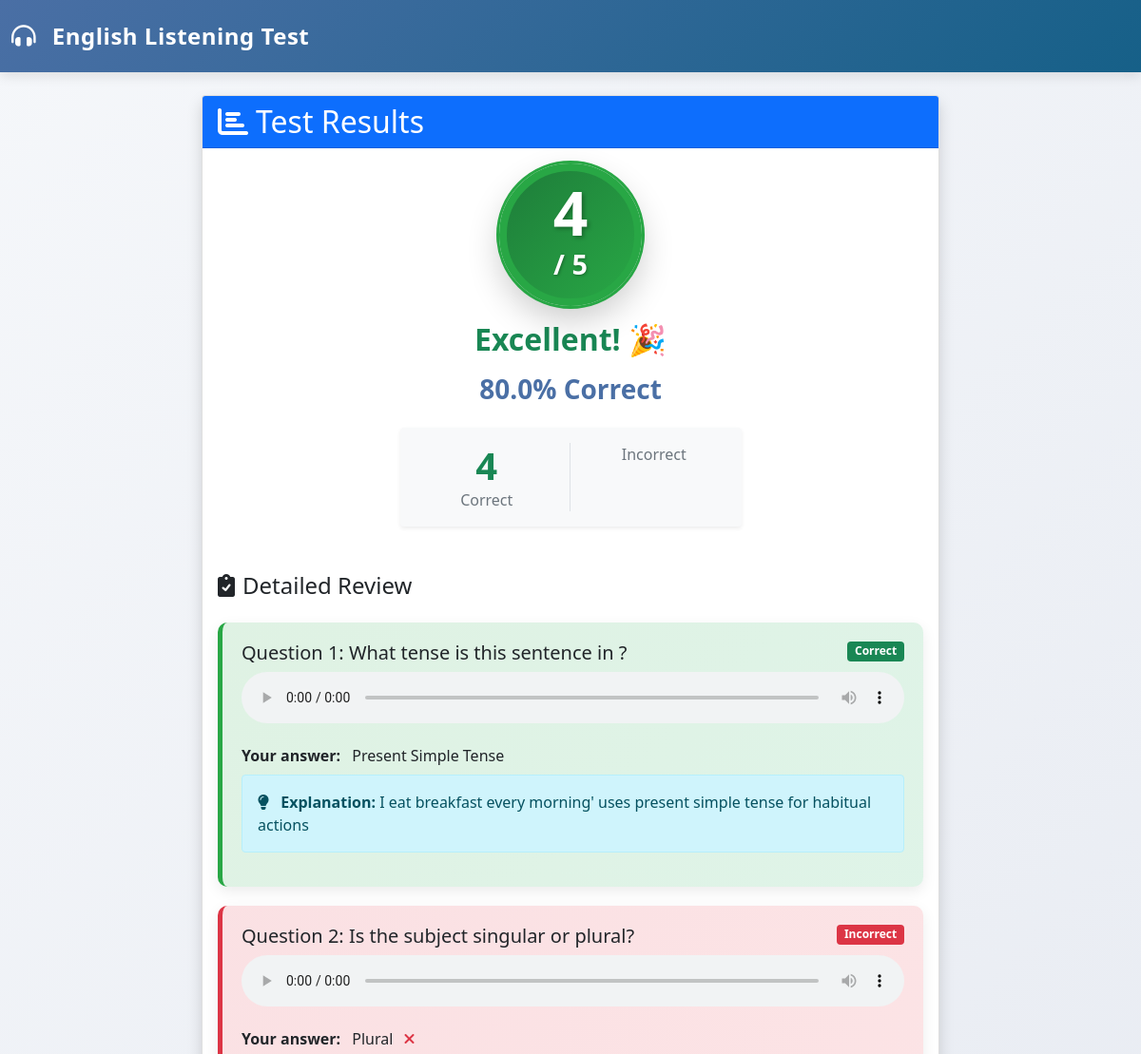
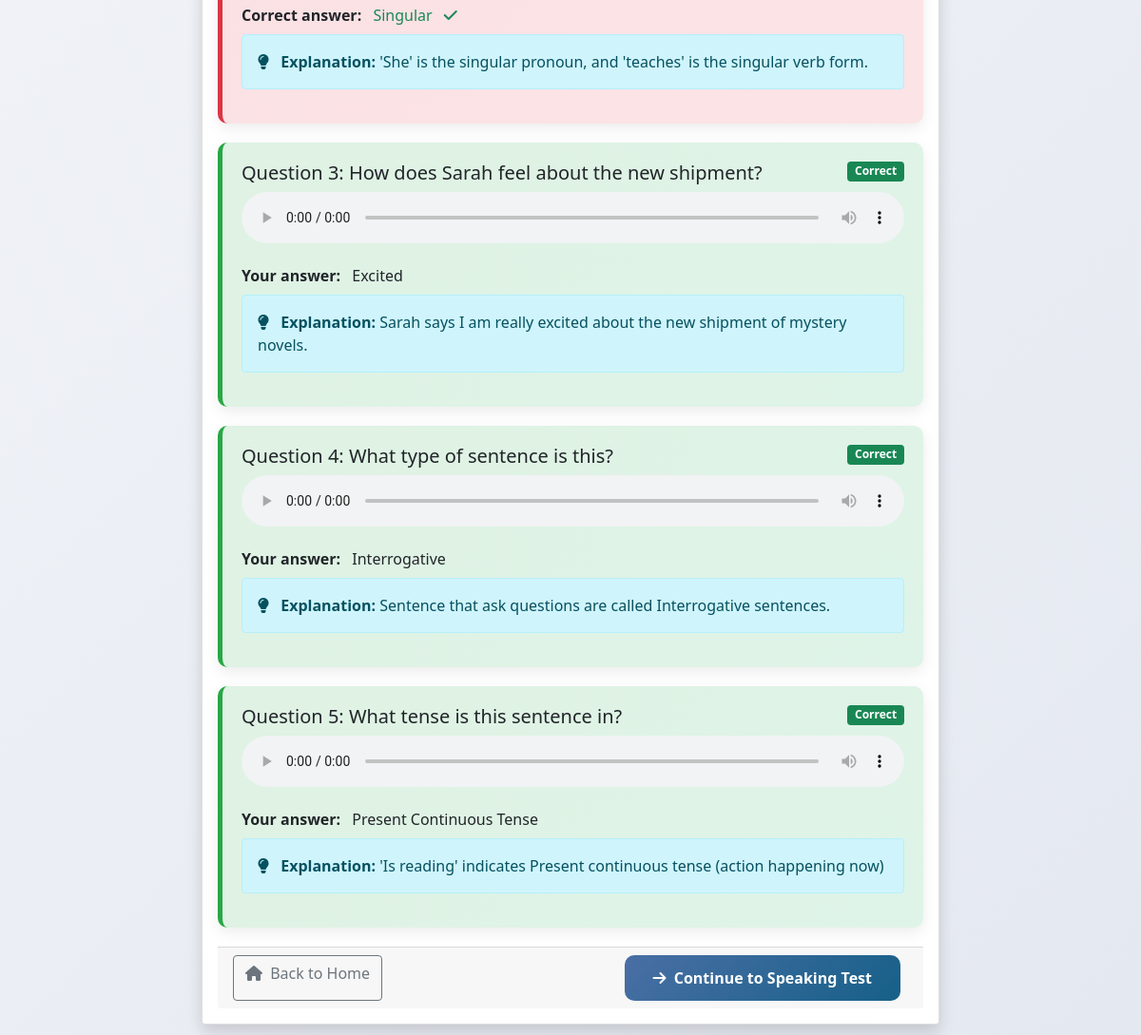
The page /listening/results/1/ (signed in) on the database its author committed (2 pictures, top to bottom).
### listening/models.py (models this page shows, shortened)
class TestResult(models.Model):
    user = models.ForeignKey(User, on_delete=models.CASCADE, null=True, blank=True)
    session_key = models.CharField(max_length=100, blank=True)
    test = models.ForeignKey(ListeningTest, on_delete=models.CASCADE)
    score = models.IntegerField(default=0)
    total_questions = models.IntegerField(default=5)
    completed_at = models.DateTimeField(auto_now_add=True)
    def percentage(self):
        return (self.score / self.total_questions) * 100 if self.total_questions > 0 else 0

class AudioQuestion(models.Model):
    test = models.ForeignKey(ListeningTest, on_delete=models.CASCADE, related_name='questions')
    order = models.IntegerField(default=1)  # Order in test (1-5)
    audio_filename = models.CharField(max_length=200, help_text="Name of audio file in static folder")
    transcript = models.TextField(help_text="Full text of what's spoken in audio")
    question_text = models.TextField()
    explanation = models.TextField(blank=True, help_text="Explanation shown after test")

class UserResponse(models.Model):
    user = models.ForeignKey(User, on_delete=models.CASCADE, null=True, blank=True)
    session_key = models.CharField(max_length=100, blank=True)  # For anonymous users
    question = models.ForeignKey(AudioQuestion, on_delete=models.CASCADE)
    selected_option = models.ForeignKey(AnswerOption, on_delete=models.CASCADE)
    created_at = models.DateTimeField(auto_now_add=True)
    class Meta:
        unique_together = [['session_key', 'question']]

class AnswerOption(models.Model):
    question = models.ForeignKey(AudioQuestion, on_delete=models.CASCADE, related_name='options')
    text = models.CharField(max_length=500)
    is_correct = models.BooleanField(default=False)

### listening/views.py (the view)
# urls.py: path('results/<int:result_id>/', views.test_results, name='test_results'),
@login_required(login_url='home_page:login')
def test_results(request, result_id):
    result = get_object_or_404(TestResult, id=result_id)
    responses = UserResponse.objects.filter(
        session_key=result.session_key,
        question__test=result.test
    ).select_related('question', 'selected_option')
    responses_by_question = {r.question.order: r for r in responses}
    questions = AudioQuestion.objects.filter(test=result.test).order_by('order')
    context = {
        'result': result,
        'questions': questions,
        'responses_by_question': responses_by_question,
        'percentage': result.percentage(),
    }
    return render(request, 'listening/test_results.html', context)

### listening/templatetags/custom_filters.py (called while the page is built)
@register.filter
def get_item(dictionary, key):
    return dictionary.get(key)

### listening/templates/listening/test_results.html (shortened to what this page needs)
{% extends 'listening/base.html' %}
{% load static %}
{% load custom_filters %}
{% block content %}
<div class="row justify-content-center">
    <div class="col-md-10 col-lg-8">
        <div class="card shadow">
            <div class="card-header bg-primary text-white">
                <h2 class="mb-0">
                    <i class="fas fa-chart-bar me-2"></i>Test Results
                </h2>
            </div>
            <div class="card-body">
                <div class="text-center mb-5">
                    {% if percentage >= 80 %}
                    <div class="score-circle score-excellent mb-3">
    <div class="display-2 fw-bold text-white">{{ result.score }}</div>
    <div class="h4 fw-bold text-white">/ {{ result.total_questions }}</div>
</div>
                    <h2 class="text-success fw-bold mb-3">Excellent! 🎉</h2>
                    {% elif percentage >= 60 %}
                    <div class="score-circle score-good mb-3">
                        <div class="display-2 fw-bold">{{ result.score }}</div>
                        <div class="h4 fw-bold">/ {{ result.total_questions }}</div>
                    </div>
                    <h2 class="text-info fw-bold mb-3">Good Job! 👍</h2>
                    {% elif percentage >= 40 %}
                    <div class="score-circle score-average mb-3">
                        <div class="display-2 fw-bold">{{ result.score }}</div>
                        <div class="h4 fw-bold">/ {{ result.total_questions }}</div>
                    </div>
                    <h2 class="text-warning fw-bold mb-3">Keep Practicing! 💪</h2>
                    {% else %}
                    <div class="score-circle score-poor mb-3">
                        <div class="display-2 fw-bold">{{ result.score }}</div>
                        <div class="h4 fw-bold">/ {{ result.total_questions }}</div>
                    </div>
                    <h2 class="text-danger fw-bold mb-3">Needs Improvement 📚</h2>
                    {% endif %}
                    <h3 class="mb-4 fw-bold" style="color: var(--primary-color);">
                        {{ percentage|floatformat:1 }}% Correct
                    </h3>
                    <div class="row justify-content-center">
                        <div class="col-md-6">
                            <div class="card bg-light border-0 shadow-sm">
                                <div class="card-body">
                                    <div class="row text-center">
                                        <div class="col-6 border-end">
                                            <div class="display-6 fw-bold text-success">{{ result.score }}</div>
                                            <div class="text-muted">Correct</div>
                                        </div>
                                        <div class="col-6">
                                            <div class="text-muted">Incorrect</div>
                                        </div>
                                    </div>
                                </div>
                            </div>
                        </div>
                    </div>
                </div>
                <h4 class="mb-4">
                    <i class="fas fa-clipboard-check me-2"></i>Detailed Review
                </h4>
                {% for question in questions %}
                {% with response=responses_by_question|get_item:question.order %}
                <div class="question-review {% if response and response.selected_option.is_correct %}correct{% else %}incorrect{% endif %}">
                    <div class="d-flex justify-content-between align-items-start mb-2">
                        <h5 class="mb-0">
                            Question {{ question.order }}: {{ question.question_text }}
                        </h5>
                        <span class="badge {% if response and response.selected_option.is_correct %}bg-success{% else %}bg-danger{% endif %}">
                            {% if response and response.selected_option.is_correct %}Correct{% else %}Incorrect{% endif %}
                        </span>
                    </div>
                    <div class="mb-3">
                        <audio controls class="w-100">
                            <source src="{% static 'audio_test/audio/' %}{{ question.audio_filename }}" type="audio/mpeg">
                        </audio>
                    </div>
                    <div class="mb-2">
                        <strong>Your answer:</strong>
                        <span class="ms-2">
                            {% if response %}
                                {{ response.selected_option.text }}
                                {% if not response.selected_option.is_correct %}
                                <span class="text-danger ms-2">
                                    <i class="fas fa-times"></i>
                                </span>
                                {% endif %}
                            {% else %}
                                <span class="text-danger">Not answered</span>
                            {% endif %}
                        </span>
                    </div>
                    {% if response and not response.selected_option.is_correct %}
                    <div class="mb-2">
                        <strong>Correct answer:</strong>
                        <span class="ms-2 text-success">
                            {% for option in question.options.all %}
                                {% if option.is_correct %}
                                    {{ option.text }}
                                    <span class="ms-2">
                                        <i class="fas fa-check"></i>
                                    </span>
                                {% endif %}
                            {% endfor %}
                        </span>
                    </div>
                    {% endif %}
                    {% if question.explanation %}
                    <div class="alert alert-info mt-2">
                        <i class="fas fa-lightbulb me-2"></i>
                        <strong>Explanation:</strong> {{ question.explanation }}
                    </div>
                    {% endif %}
                </div>
                {% endwith %}
                {% endfor %}
            <div class="card-footer">
                <div class="d-flex justify-content-between">
                    <a href="{% url 'listening:test_home' %}" class="btn btn-outline-secondary">
                        <i class="fas fa-home me-1"></i> Back to Home
                    </a>
                     <div>
                        <a href="{% url 'start_speaking_test' %}"
                           class="btn btn-primary me-2">
                            <i class="fas fa-arrow-right me-1"></i> Continue to Speaking Test
                        </a>
                    </div>
                </div>
            </div>
{% endblock %}

### listening/templates/listening/base.html (shortened to what this page needs)
<!DOCTYPE html>
<html lang="en">
<head>
    <link href="https://cdn.jsdelivr.net/npm/bootstrap@5.1.3/dist/css/bootstrap.min.css" rel="stylesheet">
    {% load static %}
    <link rel="stylesheet" href="{% static 'listening/css/styles.css' %}">
    <link rel="stylesheet" href="https://cdnjs.cloudflare.com/ajax/libs/font-awesome/6.0.0/css/all.min.css">
</head>
<body>
    <nav class="navbar">
        <div class="container">
            <a class="navbar-brand text-white" href="{% url 'listening:test_home' %}">
                <i class="fas fa-headphones-alt"></i> English Listening Test
            </a>
        </div>
    </nav>
    <main class="container mt-4 mb-5">
        {% block content %}{% endblock %}
    </main>
</body>
</html>

### listening/static/listening/css/styles.css (style rules this page uses)
:root { --primary-color: #4a6fa5; --secondary-color: #166088; --accent-color: #ff7e5f; --success-color: #28a745; --warning-color: #ffc107; --danger-color: #dc3545; --light-color: #f8f9fa; --dark-color: #343a40; --gray-color: #6c757d; }
body { background: linear-gradient(135deg, #f5f7fa 0%, #c3cfe2 100%); font-family: 'Segoe UI', Tahoma, Geneva, Verdana, sans-serif; min-height: 100vh; }
.btn-primary { background: linear-gradient(135deg, var(--primary-color), var(--secondary-color)); border: none; border-radius: 10px; padding: 12px 30px; font-weight: 600; transition: all 0.3s ease; }
.score-circle { width: 200px; height: 200px; border-radius: 50%; display: flex; flex-direction: column; align-items: center; justify-content: center; margin: 0 auto; color: white; font-weight: bold; box-shadow: 0 15px 35px rgba(0,0,0,0.2); border: 10px solid white; outline: 3px solid; position: relative; }
.score-circle .display-2 { font-size: 4rem; font-weight: 800; line-height: 1; }
.score-circle { width: 200px; height: 200px; border-radius: 50%; display: flex; flex-direction: column; align-items: center; justify-content: center; margin: 0 auto; color: white !important; font-weight: bold; box-shadow: 0 15px 35px rgba(0,0,0,0.2); border: 10px solid white; outline: 3px solid; position: relative; }
.score-circle * { color: white !important; }
.score-circle .display-2 { font-size: 4rem; font-weight: 800; line-height: 1; color: white !important; text-shadow: 2px 2px 4px rgba(0, 0, 0, 0.3); }
.score-circle .h4 { font-size: 1.8rem; font-weight: 700; margin-top: 5px; color: white !important; text-shadow: 1px 1px 3px rgba(0, 0, 0, 0.3); }
.score-excellent { background: linear-gradient(135deg, #1e7d3a, #28a745); outline-color: #28a745; }
.question-review { border-radius: 15px; margin-bottom: 25px; padding: 25px; background: white; box-shadow: 0 5px 15px rgba(0,0,0,0.08); border-left: 5px solid; }
.question-review.correct { border-left-color: var(--success-color); background: linear-gradient(135deg, rgba(40, 167, 69, 0.05), rgba(32, 201, 151, 0.05)); }
.question-review.incorrect { border-left-color: var(--danger-color); background: linear-gradient(135deg, rgba(220, 53, 69, 0.05), rgba(255, 107, 107, 0.05)); }

### listening/templates/listening/test_results.html (style rules this page uses)
.score-circle { width: 150px; height: 150px; border-radius: 50%; display: flex; flex-direction: column; align-items: center; justify-content: center; margin: 0 auto; border: 8px solid; font-weight: bold; }
.score-excellent { border-color: #28a745; color: #28a745; }
.question-review { border-radius: 10px; margin-bottom: 20px; padding: 20px; }
.question-review.correct { background-color: rgba(40, 167, 69, 0.1); border-left: 5px solid #28a745; }
.question-review.incorrect { background-color: rgba(220, 53, 69, 0.1); border-left: 5px solid #dc3545; }

### listening/templates/listening/base.html (style rules this page uses)
:root { --primary-color: #4a6fa5; --secondary-color: #166088; --accent-color: #ff7e5f; --success-color: #28a745; --warning-color: #ffc107; --danger-color: #dc3545; --light-color: #f8f9fa; --dark-color: #343a40; --gray-color: #6c757d; }
body { background: linear-gradient(135deg, #f5f7fa 0%, #e4e8f0 100%); font-family: 'Segoe UI', Tahoma, Geneva, Verdana, sans-serif; min-height: 100vh; }
.navbar { background: linear-gradient(135deg, var(--primary-color), var(--secondary-color)) !important; box-shadow: 0 4px 12px rgba(0, 0, 0, 0.1); padding: 15px 0; }
.navbar-brand { font-weight: 700; font-size: 1.5rem; letter-spacing: 0.5px; }
.navbar-brand i { font-size: 1.6rem; margin-right: 10px; }
.container { max-width: 1200px; }

### rows shown on the page
TestResult: score "4", total_questions "5"
AudioQuestion: order "1", question_text "What tense is this sentence in ?", shows "Correct", explanation "I eat breakfast every morning' uses present simple tense for habitual actions"
UserResponse: selected_option.text "Present Simple Tense"
AudioQuestion: order "2", question_text "Is the subject singular or plural?", shows "Incorrect", explanation "'She' is the singular pronoun, and 'teaches' is the singular verb form."
UserResponse: selected_option.text "Plural"
AnswerOption: text "Singular"
AudioQuestion: order "3", question_text "How does Sarah feel about the new shipment?", shows "Correct", explanation "Sarah says I am really excited about the new shipment of mystery novels."
UserResponse: selected_option.text "Excited"
AudioQuestion: order "4", question_text "What type of sentence is this?", shows "Correct", explanation "Sentence that ask questions are called Interrogative sentences."
UserResponse: selected_option.text "Interrogative"
AudioQuestion: order "5", question_text "What tense is this sentence in?", shows "Correct", explanation "'Is reading' indicates Present continuous tense (action happening now)"
UserResponse: selected_option.text "Present Continuous Tense"

### other values the page prints
{{ percentage|floatformat:1 }} "80.0"
